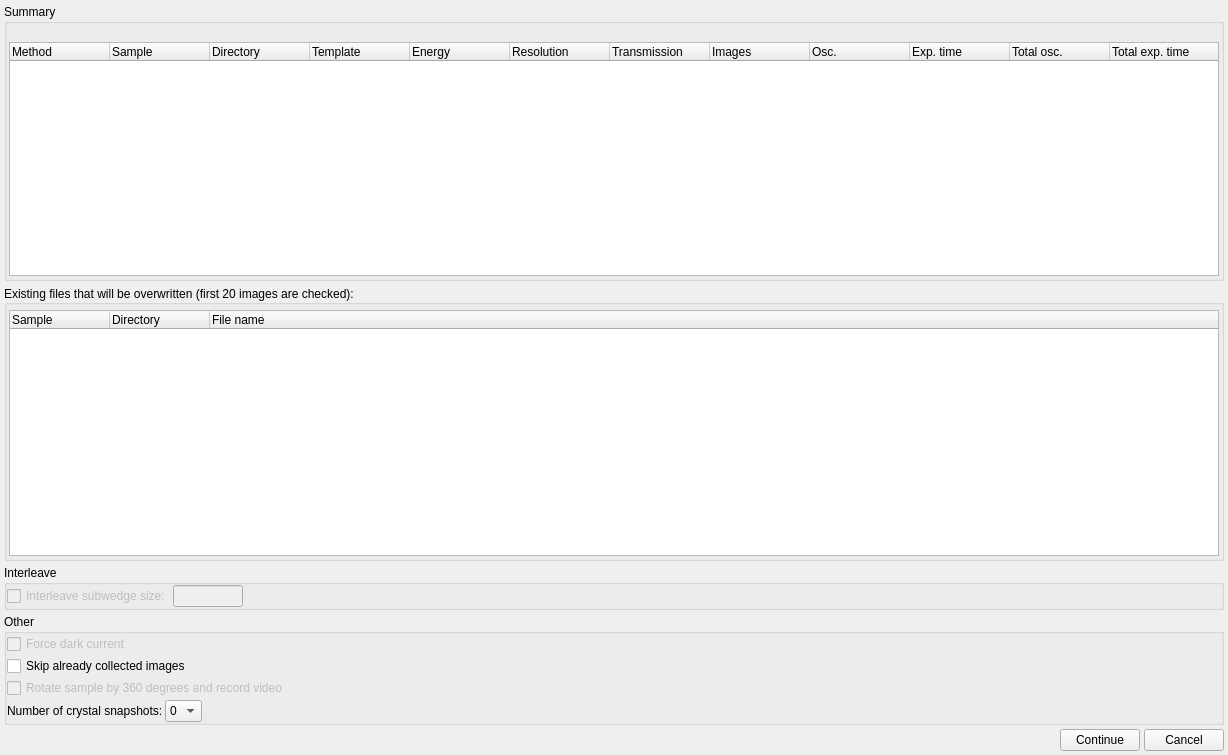
<?xml version="1.0" encoding="UTF-8"?>
<ui version="4.0">
 <class>ConfirmDialogWidget</class>
 <widget class="QWidget" name="ConfirmDialogWidget">
  <property name="geometry">
   <rect>
    <x>0</x>
    <y>0</y>
    <width>1228</width>
    <height>755</height>
   </rect>
  </property>
  <property name="windowTitle">
   <string>Form</string>
  </property>
  <layout class="QGridLayout" name="gridLayout_2">
   <property name="margin">
    <number>4</number>
   </property>
   <property name="spacing">
    <number>4</number>
   </property>
   <item row="1" column="0">
    <widget class="QGroupBox" name="file_gbox">
     <property name="title">
      <string>Existing files that will be overwritten (first 20 images are checked):</string>
     </property>
     <property name="alignment">
      <set>Qt::AlignLeading|Qt::AlignLeft|Qt::AlignVCenter</set>
     </property>
     <property name="flat">
      <bool>false</bool>
     </property>
     <layout class="QVBoxLayout" name="verticalLayout">
      <property name="spacing">
       <number>2</number>
      </property>
      <property name="leftMargin">
       <number>2</number>
      </property>
      <property name="topMargin">
       <number>5</number>
      </property>
      <property name="rightMargin">
       <number>2</number>
      </property>
      <property name="bottomMargin">
       <number>2</number>
      </property>
      <item>
       <widget class="QTreeWidget" name="file_treewidget">
        <property name="rootIsDecorated">
         <bool>false</bool>
        </property>
        <attribute name="headerVisible">
         <bool>true</bool>
        </attribute>
        <column>
         <property name="text">
          <string>Sample</string>
         </property>
        </column>
        <column>
         <property name="text">
          <string>Directory</string>
         </property>
        </column>
        <column>
         <property name="text">
          <string>File name</string>
         </property>
        </column>
       </widget>
      </item>
     </layout>
    </widget>
   </item>
   <item row="6" column="0">
    <layout class="QHBoxLayout" name="buttons_layout">
     <item>
      <spacer name="horizontalSpacer">
       <property name="orientation">
        <enum>Qt::Horizontal</enum>
       </property>
       <property name="sizeHint" stdset="0">
        <size>
         <width>40</width>
         <height>20</height>
        </size>
       </property>
      </spacer>
     </item>
     <item>
      <widget class="QPushButton" name="continue_button">
       <property name="text">
        <string>Continue</string>
       </property>
      </widget>
     </item>
     <item>
      <widget class="QPushButton" name="cancel_button">
       <property name="text">
        <string>Cancel</string>
       </property>
      </widget>
     </item>
    </layout>
   </item>
   <item row="0" column="0">
    <widget class="QGroupBox" name="summary_gbox">
     <property name="title">
      <string>Summary</string>
     </property>
     <layout class="QGridLayout" name="gridLayout">
      <property name="verticalSpacing">
       <number>2</number>
      </property>
      <property name="margin">
       <number>2</number>
      </property>
      <item row="1" column="0">
       <widget class="QTreeWidget" name="summary_treewidget">
        <property name="sizePolicy">
         <sizepolicy hsizetype="MinimumExpanding" vsizetype="Expanding">
          <horstretch>0</horstretch>
          <verstretch>0</verstretch>
         </sizepolicy>
        </property>
        <property name="editTriggers">
         <set>QAbstractItemView::NoEditTriggers</set>
        </property>
        <property name="alternatingRowColors">
         <bool>true</bool>
        </property>
        <property name="selectionMode">
         <enum>QAbstractItemView::NoSelection</enum>
        </property>
        <property name="textElideMode">
         <enum>Qt::ElideLeft</enum>
        </property>
        <property name="headerHidden">
         <bool>false</bool>
        </property>
        <attribute name="headerVisible">
         <bool>true</bool>
        </attribute>
        <column>
         <property name="text">
          <string>Method</string>
         </property>
        </column>
        <column>
         <property name="text">
          <string>Sample</string>
         </property>
        </column>
        <column>
         <property name="text">
          <string>Directory</string>
         </property>
        </column>
        <column>
         <property name="text">
          <string>Template</string>
         </property>
        </column>
        <column>
         <property name="text">
          <string>Energy</string>
         </property>
        </column>
        <column>
         <property name="text">
          <string>Resolution</string>
         </property>
        </column>
        <column>
         <property name="text">
          <string>Transmission</string>
         </property>
        </column>
        <column>
         <property name="text">
          <string>Images</string>
         </property>
        </column>
        <column>
         <property name="text">
          <string>Osc.</string>
         </property>
        </column>
        <column>
         <property name="text">
          <string>Exp. time</string>
         </property>
        </column>
        <column>
         <property name="text">
          <string>Total osc.</string>
         </property>
        </column>
        <column>
         <property name="text">
          <string>Total exp. time</string>
         </property>
        </column>
       </widget>
      </item>
      <item row="0" column="0">
       <widget class="QLabel" name="summary_label">
        <property name="text">
         <string/>
        </property>
       </widget>
      </item>
     </layout>
    </widget>
   </item>
   <item row="2" column="0">
    <widget class="QGroupBox" name="interleave_groupbox">
     <property name="title">
      <string>Interleave</string>
     </property>
     <layout class="QHBoxLayout" name="horizontalLayout">
      <property name="spacing">
       <number>2</number>
      </property>
      <property name="margin">
       <number>0</number>
      </property>
      <item>
       <widget class="QCheckBox" name="interleave_cbx">
        <property name="enabled">
         <bool>false</bool>
        </property>
        <property name="text">
         <string>Interleave subwedge size:</string>
        </property>
       </widget>
      </item>
      <item>
       <widget class="QLineEdit" name="interleave_images_num_ledit">
        <property name="enabled">
         <bool>false</bool>
        </property>
        <property name="maximumSize">
         <size>
          <width>70</width>
          <height>16777215</height>
         </size>
        </property>
       </widget>
      </item>
      <item>
       <spacer name="horizontalSpacer_2">
        <property name="orientation">
         <enum>Qt::Horizontal</enum>
        </property>
        <property name="sizeHint" stdset="0">
         <size>
          <width>40</width>
          <height>20</height>
         </size>
        </property>
       </spacer>
      </item>
     </layout>
    </widget>
   </item>
   <item row="3" column="0">
    <widget class="QGroupBox" name="other_groupbox">
     <property name="title">
      <string>Other</string>
     </property>
     <layout class="QVBoxLayout" name="verticalLayout_2">
      <property name="spacing">
       <number>2</number>
      </property>
      <property name="margin">
       <number>0</number>
      </property>
      <item>
       <widget class="QCheckBox" name="force_dark_cbx">
        <property name="enabled">
         <bool>false</bool>
        </property>
        <property name="text">
         <string>Force dark current</string>
        </property>
       </widget>
      </item>
      <item>
       <widget class="QCheckBox" name="skip_existing_images_cbx">
        <property name="text">
         <string>Skip already collected images</string>
        </property>
       </widget>
      </item>
      <item>
       <widget class="QCheckBox" name="take_video_cbx">
        <property name="enabled">
         <bool>false</bool>
        </property>
        <property name="text">
         <string>Rotate sample by 360 degrees and record video</string>
        </property>
        <property name="checked">
         <bool>false</bool>
        </property>
       </widget>
      </item>
      <item>
       <layout class="QHBoxLayout" name="take_snapshots_hlayout">
        <item>
         <widget class="QLabel" name="take_snapshots_label">
          <property name="text">
           <string>Number of crystal snapshots:</string>
          </property>
         </widget>
        </item>
        <item>
         <widget class="QComboBox" name="take_snapshots_combo">
          <item>
           <property name="text">
            <string>0</string>
           </property>
          </item>
          <item>
           <property name="text">
            <string>1</string>
           </property>
          </item>
          <item>
           <property name="text">
            <string>2</string>
           </property>
          </item>
          <item>
           <property name="text">
            <string>4</string>
           </property>
          </item>
         </widget>
        </item>
        <item>
         <spacer name="horizontalSpacer_3">
          <property name="orientation">
           <enum>Qt::Horizontal</enum>
          </property>
          <property name="sizeHint" stdset="0">
           <size>
            <width>40</width>
            <height>20</height>
           </size>
          </property>
         </spacer>
        </item>
       </layout>
      </item>
     </layout>
    </widget>
   </item>
  </layout>
 </widget>
 <resources/>
 <connections>
  <connection>
   <sender>interleave_cbx</sender>
   <signal>toggled(bool)</signal>
   <receiver>interleave_images_num_ledit</receiver>
   <slot>setEnabled(bool)</slot>
   <hints>
    <hint type="sourcelabel">
     <x>54</x>
     <y>539</y>
    </hint>
    <hint type="destinationlabel">
     <x>148</x>
     <y>541</y>
    </hint>
   </hints>
  </connection>
 </connections>
</ui>
